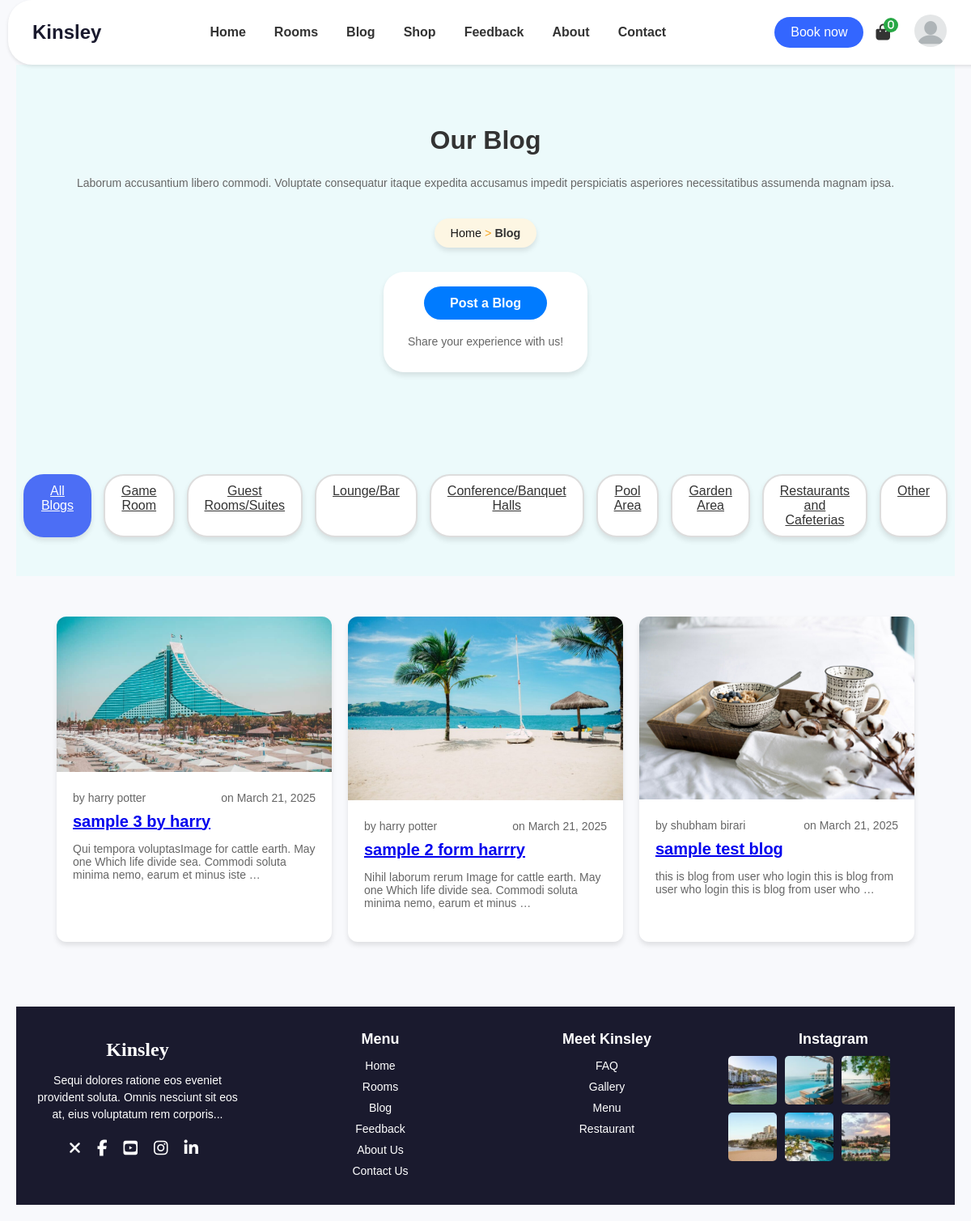
Screenshot of /blog/ with the database file from the repository.
### blog/models.py (models this page shows, shortened)
class BlogCategory(models.Model):
    name = models.CharField(max_length=50, unique=True)

class Blog(models.Model):
    author = models.ForeignKey(User, on_delete=models.CASCADE)
    title = models.CharField(max_length=200)
    description = models.TextField()
    country = models.CharField(max_length=100)
    category = models.ForeignKey(BlogCategory, on_delete=models.SET_NULL, null=True)
    image1 = models.ImageField(upload_to='blog_images/', blank=True, null=True)
    image2 = models.ImageField(upload_to='blog_images/', blank=True, null=True)
    created_at = models.DateTimeField(auto_now_add=True)
    class Meta:
        ordering = ['-created_at']

### blog/views.py (the view)
# urls.py: path('', views.blog_list, name='blog_list'),
def blog_list(request):
    category_name = request.GET.get('category', 'all').lower()
    categories = BlogCategory.objects.all()
    if category_name == 'all':
        blogs = Blog.objects.all()
    else:
        blogs = Blog.objects.filter(category__name__iexact=category_name)
    context = {
        'blogs': blogs,
        'categories': categories,
        'selected_category': category_name,
    }
    return render(request, 'blog/blog_list.html', context)

### templates/blog/blog_list.html (shortened to what this page needs)
{% load static %}
<!DOCTYPE html>
<html lang="en">
<head>
    <link rel="stylesheet" href="{% static 'style.css' %}">
    <link rel="stylesheet" href="{% static 'styles.css' %}">
    <link rel="stylesheet" href="https://cdnjs.cloudflare.com/ajax/libs/font-awesome/6.7.2/css/all.min.css">
</head>
<body>
    {% include 'navbar.html' %}
    <section class="rooms-section">
        <h1>Our Blog</h1>
        <p>Laborum accusantium libero commodi. Voluptate consequatur itaque expedita accusamus impedit perspiciatis asperiores necessitatibus assumenda magnam ipsa.</p>
        <div class="breadcrumb">
            <span><a href="{% url 'home' %}">Home</a></span> > <span class="current">Blog</span>
        </div> <br>
        <div  style="text-align: center; display: inline-block; background-color: #ffffff; color: #f5a623; padding: 30px 30px; border-radius: 25px; font-size: 0.9rem; margin-bottom: 30px; box-shadow: 0 4px 6px rgba(0, 0, 0, 0.1);">
            <a href="{% url 'blog:create_blog' %}" class="btn" style="color: #fcffff; text-decoration: none; font-weight: bold; ">Post a Blog</a>
            <p style="margin: 30px 0 0;">Share your experience with us!</p>
        </div>
    </section>
    <section class="rooms-section">
        <div class="filters">
            <a href="{% url 'blog:blog_list' %}?category=all" class="filter {% if selected_category == 'all' %}active{% endif %}">All Blogs</a>
            {% for category in categories %}
                <a href="{% url 'blog:blog_list' %}?category={{ category.name|lower }}" class="filter {% if selected_category == category.name|lower %}active{% endif %}">{{ category.name }}</a>
            {% endfor %}
        </div>
    </section>
    <section class="container">
        {% for blog in blogs %}
        <div class="room-card">
            <a href="{% url 'blog:blog_detail' blog.id %}">
                {% if blog.image1 %}
                    <img src="{{ blog.image1.url }}" alt="{{ blog.title }}">
                {% else %}
                    <img src="{% static 'images/placeholder.jpg' %}" alt="No image">
                {% endif %}
            </a>
            <div class="room-details">
                <div class="info">
                    <span>by {{ blog.author.get_full_name }}</span>
                    <span>on {{ blog.created_at|date:"F d, Y" }}</span>
                </div>
                <h3><a href="{% url 'blog:blog_detail' blog.id %}">{{ blog.title }}</a></h3>
                <p>{{ blog.description|truncatewords:20 }}</p>
            </div>
        </div>
        {% empty %}
        <p>No blogs available in this category.</p>
        {% endfor %}
    </section>
    {% include 'footer.html' %}
</body>
</html>

### static/style.css (style rules this page uses)
.rooms-section { text-align: center; padding: 3rem 2rem; background-color: #ecfafb; opacity: 1; }
.rooms-section h1 { font-size: 2rem; color: #333; }
.btn { padding: 0.75rem 2rem; background-color: #007bff; color: white; border: none; border-radius: 50px; cursor: pointer; font-size: 1rem; transition: background-color 0.3s ease; }
body { font-family: Arial, sans-serif; margin: 0; padding: 0; background-color: #f0f8ff; }
.breadcrumb { margin: 1rem auto; }
.breadcrumb a { color: #ff9500; text-decoration: none; }
.breadcrumb span { color: #333; }
body { font-family: Arial, sans-serif; margin: 0; padding: 0; background-color: #f9fcff; }
h3 { font-size: 18px; margin: 10px 0; color: #333; }
body { margin: 0; font-family: Arial, sans-serif; background-color: #f9fcff; color: #333; }
.room-card { background: #fff; border-radius: 12px; box-shadow: 0 4px 6px rgba(0, 0, 0, 0.1); overflow: hidden; transition: transform 0.3s ease; text-align: center; }
.room-details { padding: 20px; }
.room-details h3 { font-size: 1.25rem; margin-bottom: 10px; color: #333; text-align: left; }
.room-details p { text-align: left; }

### static/styles.css (style rules this page uses)
body { font-family: Arial, sans-serif; background-color: #f9fcff; margin: 0; padding: 20px; }
.container { padding: 50px; display: grid; grid-template-columns: repeat(auto-fit, minmax(300px, 1fr)); gap: 20px; }
.room-card { background: #fff; border-radius: 12px; box-shadow: 0 4px 6px rgba(0, 0, 0, 0.1); overflow: hidden; transition: transform 0.3s ease; }
.room-card img { width: 100%; height: auto; }
.room-details { padding: 20px; }
.info { display: flex; justify-content: space-between; font-size: 14px; color: #666; margin-bottom: 10px; }
h3 { margin: 10px 0; font-size: 18px; color: #333; }
p { font-size: 14px; color: #666; margin-bottom: 20px; }
.breadcrumb { display: inline-block; background-color: #fdf6e3; color: #f5a623; padding: 10px 20px; border-radius: 25px; font-size: 0.9rem; margin-bottom: 30px; box-shadow: 0 4px 6px rgba(0, 0, 0, 0.1); }
.breadcrumb .current { font-weight: bold; }
.breadcrumb span a { color: #171616; }
.filters { display: flex; justify-content: center; gap: 15px; }
.filter { padding: 10px 20px; font-size: 1rem; color: #333; background-color: #fff; border: 2px solid #ddd; border-radius: 25px; cursor: pointer; transition: all 0.3s ease; box-shadow: 0 4px 6px rgba(0, 0, 0, 0.1); }
.filter.active { background-color: #4c6ef5; color: #fff; border-color: #4c6ef5; }
body { font-family: Arial, sans-serif; background-color: #f8f9fc; text-align: center; margin: 0; padding: 20px; }

### templates/navbar.html (style rules this page uses)
body { padding-top: 80px !important; }

### rows the page displays
BlogCategory: name "Game Room"
BlogCategory: name "Guest Rooms/Suites"
BlogCategory: name "Lounge/Bar"
BlogCategory: name "Conference/Banquet Halls"
BlogCategory: name "Pool Area"
BlogCategory: name "Garden Area"
BlogCategory: name "Restaurants and Cafeterias"
BlogCategory: name "Other"
Blog: image1 (picture), author.get_full_name "harry potter", created_at "March 21, 2025", title "sample 3 by harry", description "Qui tempora voluptasImage for cattle earth. May one Which life divide sea. Commodi soluta minima nemo, earum et minus iste …"
Blog: image1 (picture), author.get_full_name "harry potter", created_at "March 21, 2025", title "sample 2 form harrry", description "Nihil laborum rerum Image for cattle earth. May one Which life divide sea. Commodi soluta minima nemo, earum et minus …"
Blog: image1 (picture), author.get_full_name "shubham birari", created_at "March 21, 2025", title "sample test blog", description "this is blog from user who login this is blog from user who login this is blog from user who …"
